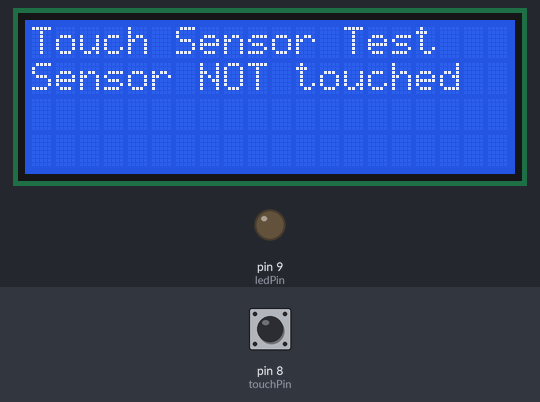
This sketch was run on a simulated Arduino Uno, built with avr-gcc and run on an emulated ATmega328P. Parts: 20×4 character LCD, output pins drawn as LEDs (lit = HIGH). Inputs (shaded band) come from the test bench; at power-on: pin 8 (touchPin) LOW.

Above: at 1.2 s.
1.3 s: pin 8 (touchPin) pulled HIGH for 0.3 s
At 1.65 s:
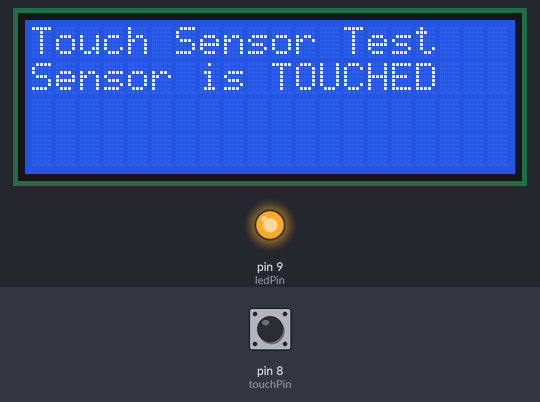
3.2 s: pin 8 (touchPin) pulled HIGH for 3.2 s
At 7.6 s:
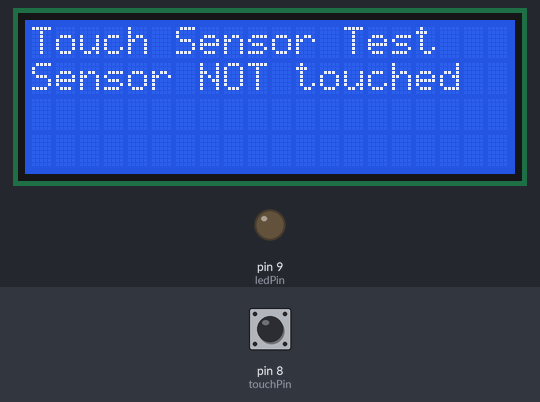
7.9 s: pin 8 (touchPin) pulled HIGH for 1 s
At 8.4 s:
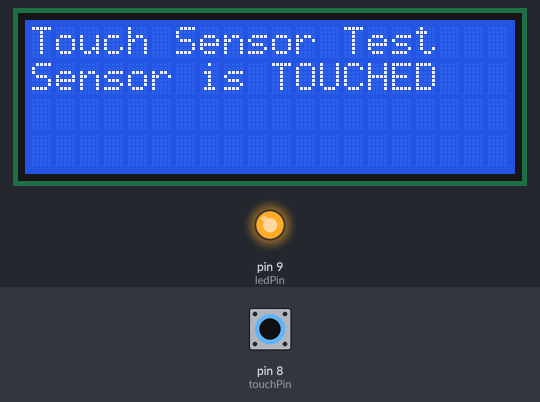
Timing chart, 0 to 10.9 s (numbered marks = the images above; inputs shaded):
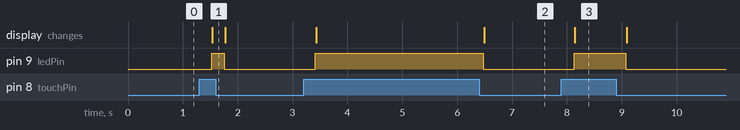

Measured:
- after the input at 1.3 s, pin 9 (ledPin): LOW → HIGH after 0.22 s, → LOW 0.24 s later; the display: changes after 0.24 s (image 1)
- after the input at 3.2 s, pin 9 (ledPin): LOW → HIGH after 0.21 s, → LOW 3.1 s later; the display: first changes after 0.23 s (image 2 shows a later state)
- after the input at 7.9 s, pin 9 (ledPin): LOW → HIGH after 0.23 s, → LOW 0.94 s later; the display: changes after 0.25 s (image 3)

The sketch:

sketch_dec29a.ino
```cpp
#include <Wire.h>
#include <LiquidCrystal_I2C.h>

#define I2C_ADDR    0x27
#define LCD_COLUMNS 20
#define LCD_LINES   4

LiquidCrystal_I2C lcd(I2C_ADDR, LCD_COLUMNS, LCD_LINES);

int touchPin = 8;
int ledPin   = 9;

void setup() {
  pinMode(touchPin, INPUT);
  pinMode(ledPin, OUTPUT);

  lcd.init();
  lcd.backlight();
  lcd.clear();

  lcd.setCursor(0, 0);
  lcd.print("Touch Sensor Test");
}

void loop() {
  int touchState = digitalRead(touchPin);

  lcd.setCursor(0, 1);
  lcd.print("                    ");

  lcd.setCursor(0, 1);
  if (touchState == HIGH) {
    digitalWrite(ledPin, HIGH);
    lcd.print("Sensor is TOUCHED");
  } else {
    digitalWrite(ledPin, LOW);
    lcd.print("Sensor NOT touched");
  }

  delay(200);
}
```
